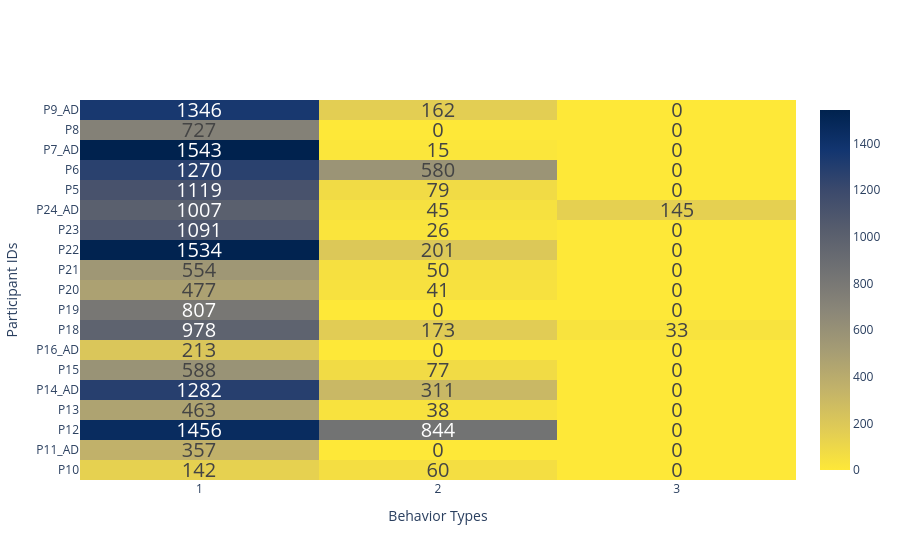

The notebook cell this image was saved under:
### Code cell
result_0_1 = generate_df_for_heatmap_hyperactive_0_1(master_labels_filepath)
result_0_1 = result_0_1.drop(["Hyperactive or Restless", ' ','0'], axis=1)
result_0_1 = result_0_1[result_0_1.columns[result_0_1.columns.notna()]]
print("All: ")
plot_heatmap(result_0_1)

### Figure 1 — Plotly figure (JSON) as saved in the notebook; plotly's stock layout.template omitted (floating-point values rounded to 4 significant figures)
{"data": [{"colorscale": [[0, "#fee838"], [0.1111, "#e1cc55"], [0.2222, "#c3b369"], [0.3333, "#a59c74"], [0.4444, "#8a8678"], [0.5556, "#707173"], [0.6667, "#575d6d"], [0.7778, "#3b496c"], [0.8889, "#123570"], [1, "#00224e"]], "hovertemplate": "<b>%{y}</b><br><b>%{x}</b>: %{z}<extra></extra>", "showscale": true, "text": [[142, 60, 0], [357, 0, 0], [1456, 844, 0], [463, 38, 0], [1282, 311, 0], [588, 77, 0], [213, 0, 0], [978, 173, 33], [807, 0, 0], [477, 41, 0], [554, 50, 0], [1534, 201, 0], [1091, 26, 0], [1007, 45, 145], [1119, 79, 0], [1270, 580, 0], [1543, 15, 0], [727, 0, 0], [1346, 162, 0]], "textfont": {"size": 20}, "texttemplate": "%{text}", "type": "heatmap", "x": ["1", "2", "3"], "y": ["P10", "P11_AD", "P12", "P13", "P14_AD", "P15", "P16_AD", "P18", "P19", "P20", "P21", "P22", "P23", "P24_AD", "P5", "P6", "P7_AD", "P8", "P9_AD"], "z": [[142, 60, 0], [357, 0, 0], [1456, 844, 0], [463, 38, 0], [1282, 311, 0], [588, 77, 0], [213, 0, 0], [978, 173, 33], [807, 0, 0], [477, 41, 0], [554, 50, 0], [1534, 201, 0], [1091, 26, 0], [1007, 45, 145], [1119, 79, 0], [1270, 580, 0], [1543, 15, 0], [727, 0, 0], [1346, 162, 0]]}], "layout": {"autosize": true, "font": {"size": 12}, "plot_bgcolor": "rgba(0, 0, 0, 0)", "xaxis": {"autorange": true, "gridcolor": "black", "range": [-0.5, 2.5], "showgrid": true, "title": {"text": "Behavior Types"}, "type": "category"}, "yaxis": {"autorange": true, "gridcolor": "black", "range": [-0.5, 18.5], "showgrid": true, "title": {"text": "Participant IDs"}, "type": "category"}}}
